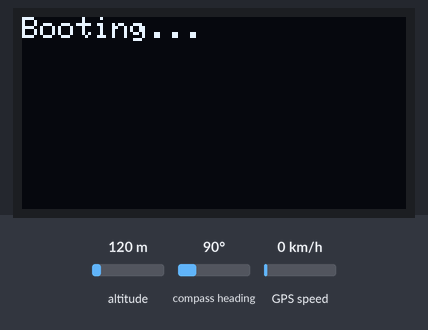
Simulated run of this program. Board: ESP32. On the bench: 128×64 one-colour display. The inputs (shaded band) are chosen by the test bench; at power-on: altitude 120 m, compass heading 90°, GPS speed 0 km/h. The GPS gets a fix after 3 s at 37.7749, -122.4194 with 8 satellites; no radio packets arrive unless stated; what the program prints to the serial monitor is not drawn.

Above: at 0.7 s.
At 2.6 s:
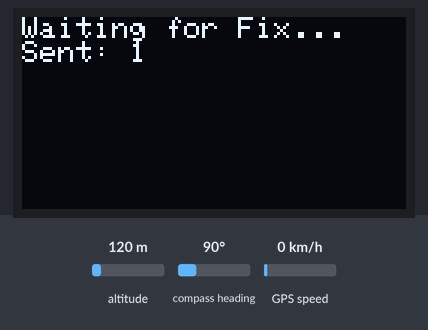
2.7 s: altitude set to 20 m
At 4.8 s:
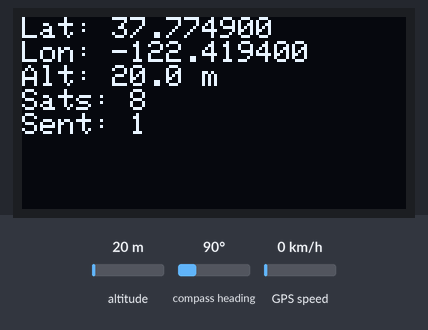
5.5 s: altitude set to 250 m
At 6.3 s:
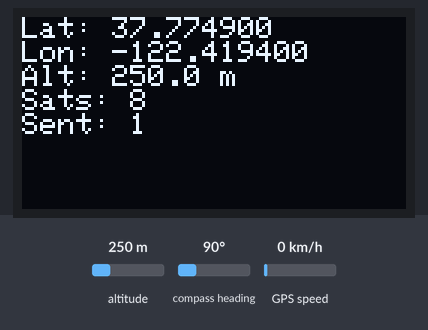
7.5 s: altitude set to 500 m
At 9.1 s:
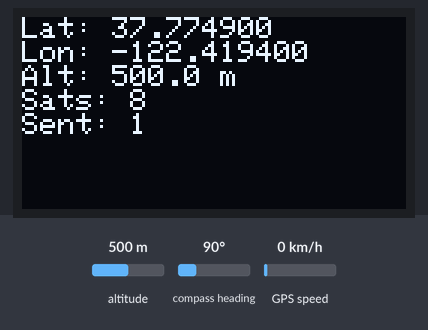
Timing chart, 0 to 10.6 s (numbered marks = the images above; inputs shaded):
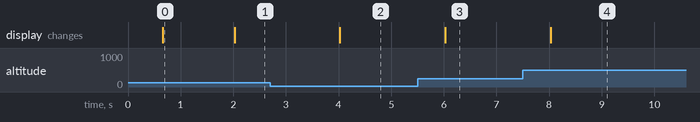

Measured:
- after the input at 2.7 s, the display: changes after 1.3 s (image 2)
- after the input at 5.5 s, the display: changes after 0.53 s (image 3)
- after the input at 7.5 s, the display: changes after 0.53 s (image 4)
- what the display in image 0 shows lasts 1.3 s, from 0.7 s to 2.0 s

The program:

main.cpp
```cpp
#include <Arduino.h>
#include <SPI.h>
#include <Wire.h>
#include <LoRa.h>
#include <Adafruit_GFX.h>
#include <Adafruit_SSD1306.h>
#include <TinyGPSPlus.h>

// ---------------------------------------------------------------------------
// Configuration
// ---------------------------------------------------------------------------
static const unsigned long DISPLAY_INTERVAL_MS = 2000;
static const unsigned long TX_INTERVAL_MS      = 60000;
static const long          LORA_FREQ           = 868E6;
static const int           LORA_SF             = 10;
static const uint8_t       LORA_SYNC_WORD      = 0xF3;

// ---------------------------------------------------------------------------
// Pin definitions — TTGO LoRa32 V2.1.6 + LC76G GPS
// ---------------------------------------------------------------------------
// GPS (LC76G)
static const int GPS_RX_PIN  = 34;
static const int GPS_TX_PIN  = 4;
static const int GPS_RST_PIN = 25;
static const int GPS_PPS_PIN = 36;
static const long GPS_BAUD   = 115200;

// LoRa SX1276
static const int PIN_LORA_SCK  = 5;
static const int PIN_LORA_MISO = 19;
static const int PIN_LORA_MOSI = 27;
static const int PIN_LORA_CS   = 18;
static const int PIN_LORA_RST  = 23;
static const int PIN_LORA_DIO0 = 26;

// OLED SSD1306
static const int PIN_OLED_SDA    = 21;
static const int PIN_OLED_SCL    = 22;
static const int SCREEN_W    = 128;
static const int SCREEN_H    = 64;
static const uint8_t OLED_ADDR = 0x3C;

// ---------------------------------------------------------------------------
// Globals
// ---------------------------------------------------------------------------
HardwareSerial gpsSerial(1);
TinyGPSPlus    gps;
Adafruit_SSD1306 display(SCREEN_W, SCREEN_H, &Wire, -1);

unsigned long lastDisplayMs = 0;
unsigned long lastTxMs      = 0;
uint32_t        packetCount   = 0;   // number of LoRa packets sent


// ---------------------------------------------------------------------------
// setup()
// ---------------------------------------------------------------------------
void setup() {
  Serial.begin(115200);
  Serial.println(F("[BOOT] Starting..."));

  // Reset GPS module
  pinMode(GPS_RST_PIN, OUTPUT);
  pinMode(GPS_PPS_PIN, INPUT);
  digitalWrite(GPS_RST_PIN, LOW);
  delay(100);
  digitalWrite(GPS_RST_PIN, HIGH);
  delay(500);

  // GPS serial
  gpsSerial.begin(GPS_BAUD, SERIAL_8N1, GPS_RX_PIN, GPS_TX_PIN);
  Serial.println(F("[GPS] Serial initialised"));

  // OLED
  Wire.begin(PIN_OLED_SDA, PIN_OLED_SCL);
  if (!display.begin(SSD1306_SWITCHCAPVCC, OLED_ADDR)) {
    Serial.println(F("[OLED] Init failed — check wiring"));
  } else {
    display.clearDisplay();
    display.setTextSize(1);
    display.setTextColor(SSD1306_WHITE);
    display.setCursor(0, 0);
    display.println(F("Booting..."));
    display.display();
    Serial.println(F("[OLED] Initialised"));
  }

  // LoRa
  SPI.begin(PIN_LORA_SCK, PIN_LORA_MISO, PIN_LORA_MOSI, PIN_LORA_CS);
  LoRa.setPins(PIN_LORA_CS, PIN_LORA_RST, PIN_LORA_DIO0);
  if (!LoRa.begin(LORA_FREQ)) {
    Serial.println(F("[LoRa] Init failed — check wiring"));
  } else {
    LoRa.setSpreadingFactor(LORA_SF);
    LoRa.setSyncWord(LORA_SYNC_WORD);
    Serial.println(F("[LoRa] Initialised"));
  }

  Serial.println(F("[BOOT] Ready"));
}

// ---------------------------------------------------------------------------
// loop()
// ---------------------------------------------------------------------------
void loop() {
  // Feed GPS data continuously
  while (gpsSerial.available()) {
    gps.encode(gpsSerial.read());
  }

  unsigned long now = millis();

  // --- Display task ---
  if (now - lastDisplayMs >= DISPLAY_INTERVAL_MS) {
    lastDisplayMs = now;

    display.clearDisplay();
    display.setTextSize(1);
    display.setTextColor(SSD1306_WHITE);
    display.setCursor(0, 0);

    if (gps.location.isValid()) {
      display.print(F("Lat: "));
      display.println(gps.location.lat(), 6);
      display.print(F("Lon: "));
      display.println(gps.location.lng(), 6);
      display.print(F("Alt: "));
      display.print(gps.altitude.meters(), 1);
      display.println(F(" m"));
      display.print(F("Sats: "));
      display.println(gps.satellites.value());
    } else {
      display.println(F("Waiting for Fix..."));
    }
    // packet counter
    display.print(F("Sent: "));
    display.println(packetCount);


    display.display();
  }

  // --- LoRa transmit task ---
  if (now - lastTxMs >= TX_INTERVAL_MS || lastTxMs == 0) {
    lastTxMs = now;

    String payload;
    if (gps.location.isValid()) {
      payload = "LAT:" + String(gps.location.lat(), 6) +
                ",LON:" + String(gps.location.lng(), 6);
    } else {
      payload = "LAT:0.000000,LON:0.000000";
    }

    LoRa.beginPacket();
    LoRa.print(payload);
    LoRa.endPacket();

    packetCount++;

    Serial.print(F("[LoRa] TX: "));
    Serial.print(payload);
    Serial.print(F(" (count="));
    Serial.print(packetCount);
    Serial.println(F(")"));
  }
}
```
